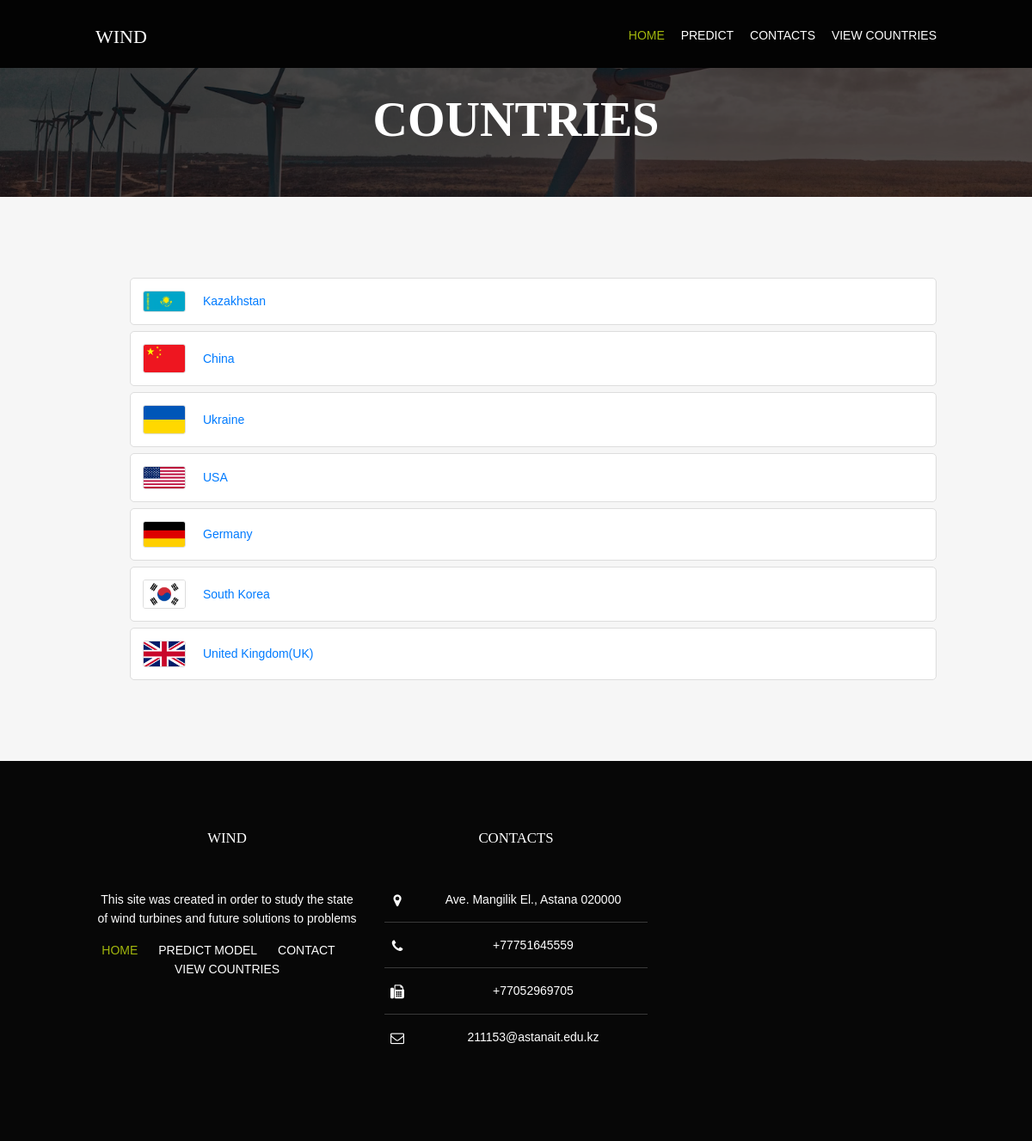
The app's page /countries/ with its own data.
### windT/models.py (models this page shows, shortened)
class Country(models.Model):
    name = models.CharField(max_length=100)
    country_description = models.TextField(default='There is no information yet')
    flag_photo = models.ImageField(upload_to='flags/')
    land_area = models.FloatField()

### windT/views.py (the view)
# urls.py: path('countries/', country_list, name='country_list'),
def country_list(request):
    countries = Country.objects.all()
    return render(request, 'turbo/country_list.html', {'countries': countries})

### windT/templates/turbo/country_list.html
{% extends 'base.html' %}
{% load static %}
{% block content %}
<div class="bgded overlay" style="background-image:url({% static 'images/demo/backgrounds/02.jpg'%});">
  <section id="pageintro" class="hoc clear" style="padding: 2rem 0;">
    <div>
      <h2 class="heading">СOUNTRIES</h2>
    </div>
  </section>
</div>
<div class="wrapper row2">
<section class="hoc container clear">
    <div class="col-12">
        <ul class="list-group">
            {% for country in countries %}
                <li class="list-group-item country-item">
                    <img src="{{ country.flag_photo.url }}" alt="{{ country.name }} flag" class="flag-photo">
                    <a href="{% url 'country_detail' country.id %}">{{ country.name }}</a>
                </li>
            {% endfor %}
        </ul>
    </div>
</section>
</div>
{% endblock %}

### wind/static/css/layout.css (style rules this page uses)
#pageintro { padding:180px 0; text-align:center; }
#pageintro > div { display:block; max-width:60%; margin:0 auto; }
#pageintro > div * { line-height:normal; }
#pageintro .heading { margin:0 0 30px 0; padding:0; font-size:4rem; font-weight:700; }
.container { padding:80px 0; }
*, *::before, *::after { transition:all .3s ease-in-out; }
body { color:#CBCBCB; background-color:#191919; }
a { color:#A2B70D; }
.overlay { color:#FFFFFF; background-color:inherit; }
.overlay::after { color:inherit; background-color:rgba(0,0,0,.4); }
.row2 { color:#191919; background-color:#F6F6F6; }
@media screen and (min-width:978px) { .hoc { max-width:978px; } }
.country-item { display: flex; align-items: center; padding: 1rem; border-radius: 5px; }
.country-item a { flex-grow: 1; text-align: left; margin-left: 10px; color: #007bff; text-decoration: none; }
.flag-photo { width: 24px; height: auto; margin-right: 10px; border: 1px solid #ddd; border-radius: 3px; }
.list-group-item { background-color: #fff; border: 1px solid #ddd; margin-bottom: 0.5rem; transition: all 0.3s ease; }
.list-group-item a { color: #007bff; text-decoration: none; }

### wind/static/css/styles.css (style rules this page uses)
.list-group-item { background-color: #fff; border: 1px solid #ddd; margin-bottom: 0.5rem; transition: all 0.3s ease; }
.list-group-item a { color: #007bff; text-decoration: none; }
.bgded { background-size: cover; background-position: center; }
.overlay { position: relative; z-index: 1; color: #fff; text-align: center; }
.overlay::before { content: ''; position: absolute; z-index: -1; top: 0; left: 0; right: 0; bottom: 0; background-color: rgba(0, 0, 0, 0.5); }
#pageintro { padding: 180px 0; }
.country-item { display: flex; align-items: center; justify-content: space-between; padding: 1rem; border-radius: 5px; }
.country-item a { flex-grow: 1; text-align: left; }
.flag-photo { width: 50px; height: auto; margin-right: 10px; border: 1px solid #ddd; border-radius: 3px; }

### wind/static/css/framework.css (style rules this page uses)
html { overflow-y:scroll; overflow-x:hidden; }
html, body { margin:0; padding:0; font-size:14px; line-height:1.6em; }
*, *::before, *::after { box-sizing:border-box; }
.overlay { position:relative; z-index:1; }
.overlay::after { display:block; position:absolute; top:0; left:0; width:100%; height:100%; content:""; z-index:-1; }
.bgded { background-position:top center; background-repeat:no-repeat; background-size:cover; }
.clear, .group { display:block; }
.clear::before, .clear::after, .group::before, .group::after { display:table; content:""; }
.clear, .clear::after, .group, .group::after { clear:both; }
a { outline:none; text-decoration:none; }
img { width:auto; max-width:100%; height:auto; margin:0; padding:0; border:none; line-height:normal; vertical-align:middle; }
body, input, textarea, select { font-family:Verdana, Geneva, sans-serif; }
h1, h2, h3, h4, h5, h6, .heading { font-family:Georgia, "Times New Roman", Times, serif; }
h1, h2, h3, h4, h5, h6, .heading { margin:0 0 20px 0; font-size:22px; line-height:normal; font-weight:normal; text-transform:uppercase; }
.wrapper { display:block; position:relative; width:100%; margin:0; padding:0; text-align:left; word-wrap:break-word; }
.hoc { display:block; margin:0 auto; }
address, article, aside, figcaption, figure, footer, header, main, nav, section { display:block; margin:0; padding:0; }

### records on screen
Country: flag_photo (picture), name "Kazakhstan"
Country: flag_photo (picture), name "China"
Country: flag_photo (picture), name "Ukraine"
Country: flag_photo (picture), name "USA"
Country: flag_photo (picture), name "Germany"
Country: flag_photo (picture), name "South Korea"
Country: flag_photo (picture), name "United Kingdom(UK)"
